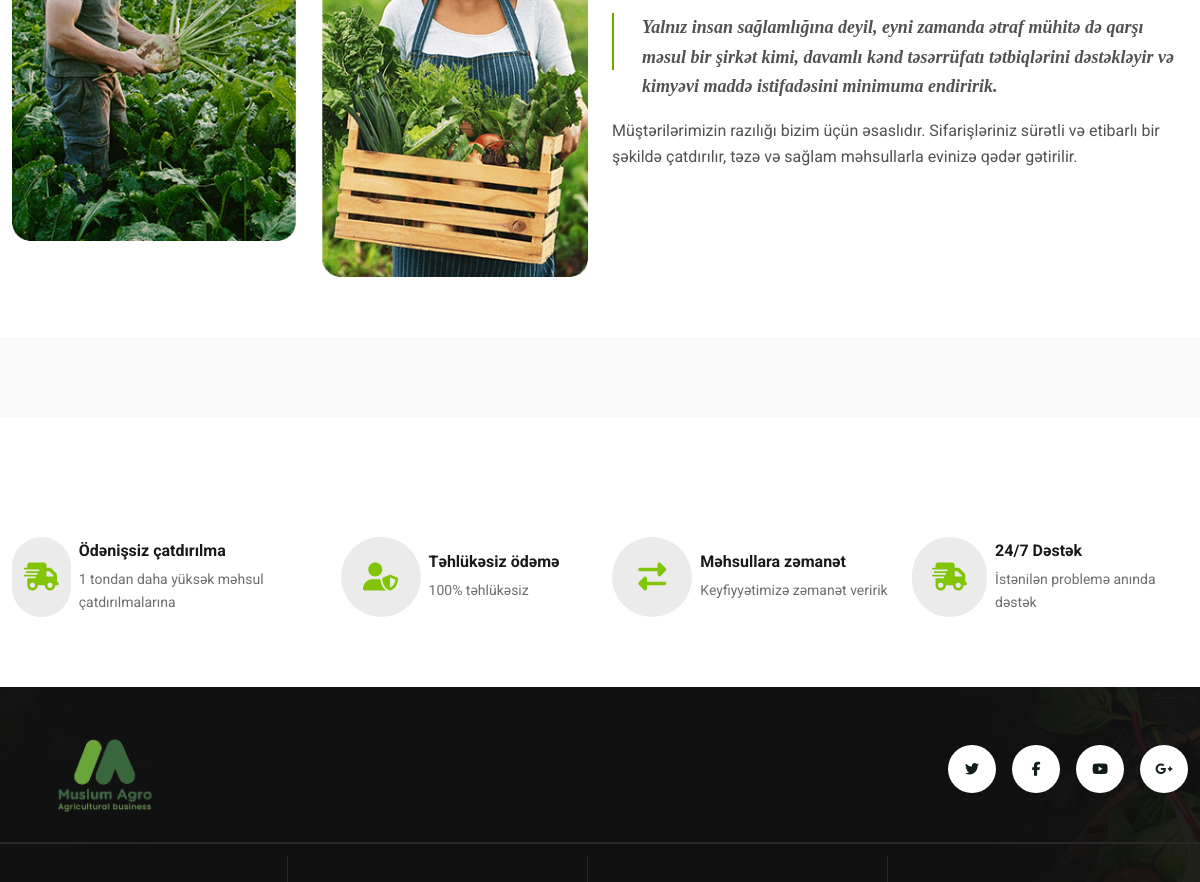
Before: /az/haqqimizda (middle part) with the older database file.
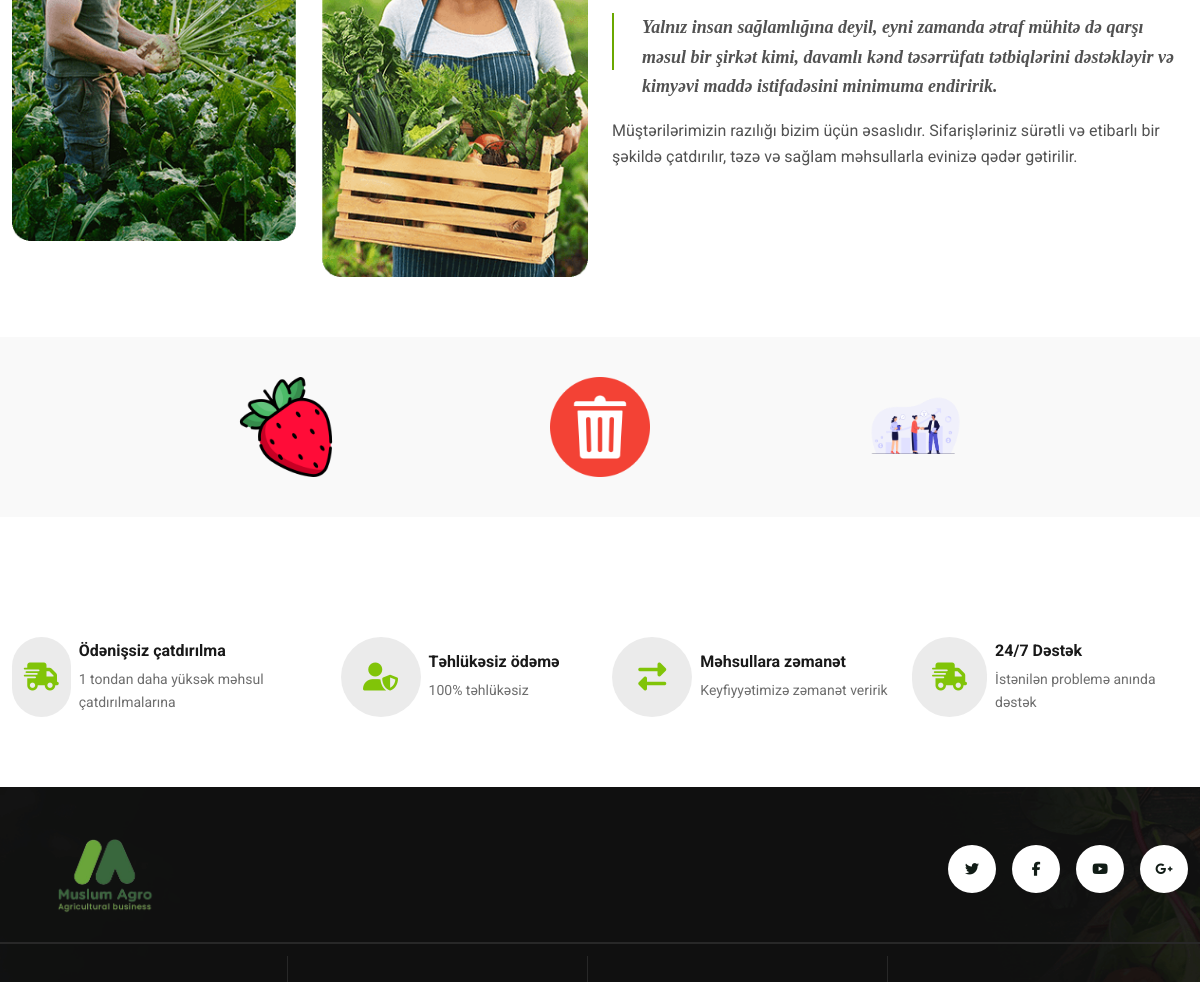
After: the same page with the newer database file.
### mainapp/models.py (models this page shows, shortened)
class Partner(models.Model):
    image = models.ImageField()
    name = models.CharField(max_length=200)

### mainapp/views.py (the view)
# urls.py: path('haqqimizda',about,name='about'),
def about(request):
    services = Service.objects.all()[:3]
    products = Product.objects.all().order_by('-created_at')[:4]
    blogs = Blog.objects.all()[:2]
    categories = Category.objects.all()
    duration_increment = 300
    for index, obj in enumerate(categories):
        obj.duration = duration_increment * (index + 1)
    partners = Partner.objects.all()
    instagram = Instagram.objects.all()
    context = {
        'partners':partners,
        'categories':categories,
        'services':services,
        'products':products,
        'blogs':blogs
    }
    return render(request,'about-us.html',context)

### templates/about-us.html (shortened to what this page needs)
{% load static  %}
{% load i18n %}
<html lang="en">
<head>
    <link rel="stylesheet" href="{% static 'assets/css/bootstrap.min.css' %}">
    <link rel="stylesheet" href="{% static 'assets/css/aos.css' %}">
    <link rel="stylesheet" href="{% static 'assets/css/magnific-popup.css' %}">
    <link rel="stylesheet" href="{% static 'assets/css/nice-select.css' %}">
    <link rel="stylesheet" href="{% static 'assets/css/slick-theme.css' %}">
    <link rel="stylesheet" href="{% static 'assets/css/slick.css' %}">
    <link rel="stylesheet" href="{% static 'assets/css/style.css' %}">
</head>
<body>
    <div class="body-wrap overflow-hidden">
        {% include 'header.html' %}
            <main>
                <section class="product_section_2 sec_space_xms_60" data-aos="fade-up" data-aos-duration="2000">
                    <div class="product_section_2_wrap">
                        <div class="container">
                            <div class="row align-items-center">
                                <div class="col-md-6">
                                    <div class="product_gallery" data-aos="fade-up" data-aos-duration="1000">
                                        <img src="{% static 'assets/images/sales/sale8.png' %}" alt="image_not_found">
                                    </div>
                                </div>
                                <div class="col-md-6">
                                    <div class="product_section_content" data-aos="fade-up" data-aos-duration="2000">
                                        <div class="product_section_title py-2">
                                        </div>
                                        <div class="product_section_subtitle position-relative">
                                            <p class="pb-0">{% trans 'Yalnız insan sağlamlığına deyil, eyni zamanda ətraf mühitə də qarşı məsul bir şirkət kimi, davamlı kənd təsərrüfatı tətbiqlərini dəstəkləyir və kimyəvi maddə istifadəsini minimuma endiririk.' %}</p>
                                        </div>
                                        <div class="product_section_desc">
                                            <p>{% trans 'Müştərilərimizin razılığı bizim üçün əsaslıdır. Sifarişləriniz sürətli və etibarlı bir şəkildə çatdırılır, təzə və sağlam məhsullarla evinizə qədər gətirilir.' %}
                                            </p>
                                        </div>
                                    </div>
                                </div>
                            </div>
                        </div>
                    </div>
                </section>
            <section class="brand_section mb_50 sec_space_xxs_40" style="background-color: #f9f9f9;" data-aos="fade-up"
            data-aos-duration="2000">
                <div class="container">
                    <div style="display:flex;align-items:center;justify-content:space-around;padding:0px 10%;" class="brand_thumb text-center">
                        {% for partner in partners %}
                            <img class="brand_image" src="{{ partner.image.url }}" alt="image_not_found">
                        {% endfor %}
                    </div>
                </div>
            </section>
            <section class="service_setion sec_space_xs_70" data-aos="fade-up" data-aos-duration="2000">
                <div class="service_content_wrap">
                    <div class="container">
                        <div class="row">
                            <div class="col-6 col-md-3">
                                <div class="service_inner_content d-flex justify-content-center align-items-center" data-aos="fade-up" data-aos-duration="500">
                                    <div class="service_content_icon rounded-pill me-2">
                                        <i class="fas fa-shipping-fast"></i>
                                    </div>
                                    <div class="service_content_text">
                                        <div class="service_content_title">
                                            <h6>{% trans 'Ödənişsiz çatdırılma' %}</h6>
                                        </div>
                                        <div class="service_content_sub_title">
                                            <span>{% trans '1 tondan daha yüksək məhsul çatdırılmalarına' %}</span>
                                        </div>
                                    </div>
                                </div>
                            </div>
                            <div class="col-6 col-md-3">
                                <div class="service_inner_content d-flex justify-content-center align-items-center" data-aos="fade-up" data-aos-duration="1000">
                                    <div class="service_content_icon rounded-pill me-2">
                                        <i class="fas fa-user-shield"></i>
                                    </div>
                                    <div class="service_content_text">
                                        <div class="service_content_title">
                                            <h6>{% trans 'Təhlükəsiz ödəmə' %}</h6>
                                        </div>
                                        <div class="service_content_sub_title">
                                            <span>{% trans '100% təhlükəsiz' %} </span>
                                        </div>
                                    </div>
                                </div>
                            </div>
                            <div class="col-6 col-md-3">
                                <div class="service_inner_content d-flex justify-content-center align-items-center" data-aos="fade-up" data-aos-duration="1500">
                                    <div class="service_content_icon rounded-pill me-2">
                                        <i class="fas fa-exchange-alt"></i>
                                    </div>
                                    <div class="service_content_text">
                                        <div class="service_content_title">
                                            <h6>{% trans 'Məhsullara zəmanət' %}</h6>
                                        </div>
                                        <div class="service_content_sub_title">
                                            <span>{% trans 'Keyfiyyətimizə zəmanət veririk' %}</span>
                                        </div>
                                    </div>
                                </div>
                            </div>
                            <div class="col-6 col-md-3">
                                <div class="service_inner_content d-flex justify-content-center align-items-center" data-aos="fade-up" data-aos-duration="2000">
                                    <div class="service_content_icon rounded-pill me-2">
                                        <i class="fas fa-shipping-fast"></i>
                                    </div>
                                    <div class="service_content_text">
                                        <div class="service_content_title">
                                            <h6>{% trans '24/7 Dəstək' %}</h6>
                                        </div>
                                        <div class="service_content_sub_title">
                                            <span>{% trans 'İstənilən problemə anında dəstək' %}</span>
                                        </div>
                                    </div>
                                </div>
                            </div>
                        </div>
                    </div>
                </div>
            </section>
        </main>
        {% include 'footer.html' %}
    </body>
</html>

### templates/header.html (shortened to what this page needs)
{% load static %}
{% load i18n %}
<link rel="stylesheet" href="https://cdnjs.cloudflare.com/ajax/libs/font-awesome/6.5.2/css/all.min.css" />

### templates/footer.html (shortened to what this page needs)
{% load static %}
{% load i18n %}
<footer class="footer_section position-relative">
    <div class="footer_section_wrap sec_top_space_50"
        style="background-image: url({% static 'assets/images/footer/footer.png' %})">
        <div class="container">
            <div
                class="footer_top_content d-flex flex-column flex-lg-row justify-content-between align-items-center">
                <div class="footer_top_logo">
                    <a href="{% url 'home' %}"><img style="max-height:80px" src="{% static 'assets/logogo.png' %}" alt="image_not_found"></a>
                </div>
                <div class="footer_top_social">
                    <ul class="list-unstyled d-flex justify-content-end">
                        <li class="me-3"><a class="icon-center" href="#!"><i class="fab fa-twitter"></i></a></li>
                        <li class="me-3"><a class="icon-center" href="#!"><i class="fab fa-facebook-f"></i></a></li>
                        <li class="me-3"><a class="icon-center" href="#!"><i class="fab fa-youtube"></i></a></li>
                        <li><a class="icon-center" href="#!"><i class="fab fa-google-plus-g"></i></a></li>
                    </ul>
                </div>
            </div>
            <div class="footer_inner_content sec_space_xs_70">
            </div>
        </div>
    </div>
</footer>

### templates/about-us.html (style rules this page uses)
.brand_image { max-height: 60px; }
@media only screen and (min-width: 1025px) { .brand_image { max-height: 100px; } }

### templates/footer.html (style rules this page uses)
.icon-center { display:flex; align-items:center; justify-content:center; }

Changed rows visible on the page:
added Partner: image (picture)
added Partner: image (picture)
added Partner: image (picture)
